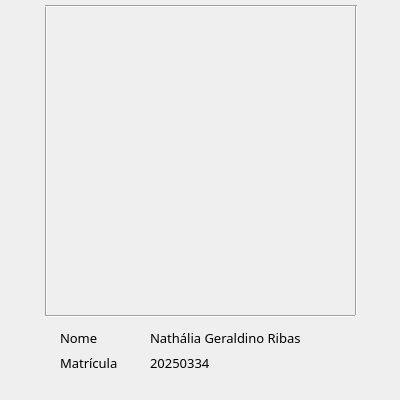
<?xml version="1.0" encoding="UTF-8"?>
<ui version="4.0">
 <class>about</class>
 <widget class="QDialog" name="about">
  <property name="geometry">
   <rect>
    <x>0</x>
    <y>0</y>
    <width>400</width>
    <height>400</height>
   </rect>
  </property>
  <property name="minimumSize">
   <size>
    <width>400</width>
    <height>400</height>
   </size>
  </property>
  <property name="maximumSize">
   <size>
    <width>400</width>
    <height>400</height>
   </size>
  </property>
  <property name="palette">
   <palette>
    <active/>
    <inactive/>
    <disabled/>
   </palette>
  </property>
  <property name="font">
   <font>
    <family>Fira Code</family>
    <pointsize>10</pointsize>
   </font>
  </property>
  <property name="windowTitle">
   <string>0</string>
  </property>
  <widget class="QLabel" name="imagem">
   <property name="geometry">
    <rect>
     <x>50</x>
     <y>10</y>
     <width>300</width>
     <height>300</height>
    </rect>
   </property>
   <property name="text">
    <string/>
   </property>
  </widget>
  <widget class="QLabel" name="label_2">
   <property name="geometry">
    <rect>
     <x>60</x>
     <y>330</y>
     <width>41</width>
     <height>16</height>
    </rect>
   </property>
   <property name="font">
    <font>
     <family>Fira Code</family>
     <pointsize>10</pointsize>
     <bold>false</bold>
    </font>
   </property>
   <property name="text">
    <string>Nome</string>
   </property>
  </widget>
  <widget class="QLabel" name="label_3">
   <property name="geometry">
    <rect>
     <x>60</x>
     <y>355</y>
     <width>71</width>
     <height>16</height>
    </rect>
   </property>
   <property name="text">
    <string>Matrícula</string>
   </property>
  </widget>
  <widget class="QLabel" name="label_4">
   <property name="geometry">
    <rect>
     <x>150</x>
     <y>330</y>
     <width>191</width>
     <height>16</height>
    </rect>
   </property>
   <property name="text">
    <string>Nathália Geraldino Ribas</string>
   </property>
  </widget>
  <widget class="QLabel" name="label_5">
   <property name="geometry">
    <rect>
     <x>150</x>
     <y>355</y>
     <width>71</width>
     <height>16</height>
    </rect>
   </property>
   <property name="text">
    <string>20250334</string>
   </property>
  </widget>
  <widget class="Line" name="line_2">
   <property name="geometry">
    <rect>
     <x>45</x>
     <y>315</y>
     <width>310</width>
     <height>3</height>
    </rect>
   </property>
   <property name="orientation">
    <enum>Qt::Horizontal</enum>
   </property>
  </widget>
  <widget class="Line" name="line_3">
   <property name="geometry">
    <rect>
     <x>45</x>
     <y>5</y>
     <width>3</width>
     <height>310</height>
    </rect>
   </property>
   <property name="orientation">
    <enum>Qt::Vertical</enum>
   </property>
  </widget>
  <widget class="Line" name="line_4">
   <property name="geometry">
    <rect>
     <x>45</x>
     <y>5</y>
     <width>310</width>
     <height>3</height>
    </rect>
   </property>
   <property name="orientation">
    <enum>Qt::Horizontal</enum>
   </property>
  </widget>
  <widget class="Line" name="line_5">
   <property name="geometry">
    <rect>
     <x>355</x>
     <y>5</y>
     <width>3</width>
     <height>310</height>
    </rect>
   </property>
   <property name="orientation">
    <enum>Qt::Vertical</enum>
   </property>
  </widget>
 </widget>
 <resources/>
 <connections/>
</ui>
